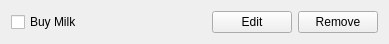
<?xml version="1.0" encoding="UTF-8"?>
<ui version="4.0">
 <class>Task</class>
 <widget class="QWidget" name="Task">
  <property name="geometry">
   <rect>
    <x>0</x>
    <y>0</y>
    <width>389</width>
    <height>44</height>
   </rect>
  </property>
  <property name="windowTitle">
   <string>Form</string>
  </property>
  <layout class="QHBoxLayout" name="horizontalLayout">
   <item>
    <widget class="QCheckBox" name="checkbox">
     <property name="text">
      <string>Buy Milk</string>
     </property>
    </widget>
   </item>
   <item>
    <spacer name="horizontalSpacer">
     <property name="orientation">
      <enum>Qt::Horizontal</enum>
     </property>
     <property name="sizeHint" stdset="0">
      <size>
       <width>40</width>
       <height>20</height>
      </size>
     </property>
    </spacer>
   </item>
   <item>
    <widget class="QPushButton" name="editButton">
     <property name="text">
      <string>Edit</string>
     </property>
    </widget>
   </item>
   <item>
    <widget class="QPushButton" name="removeButton">
     <property name="text">
      <string>Remove</string>
     </property>
    </widget>
   </item>
  </layout>
 </widget>
 <resources/>
 <connections/>
</ui>
